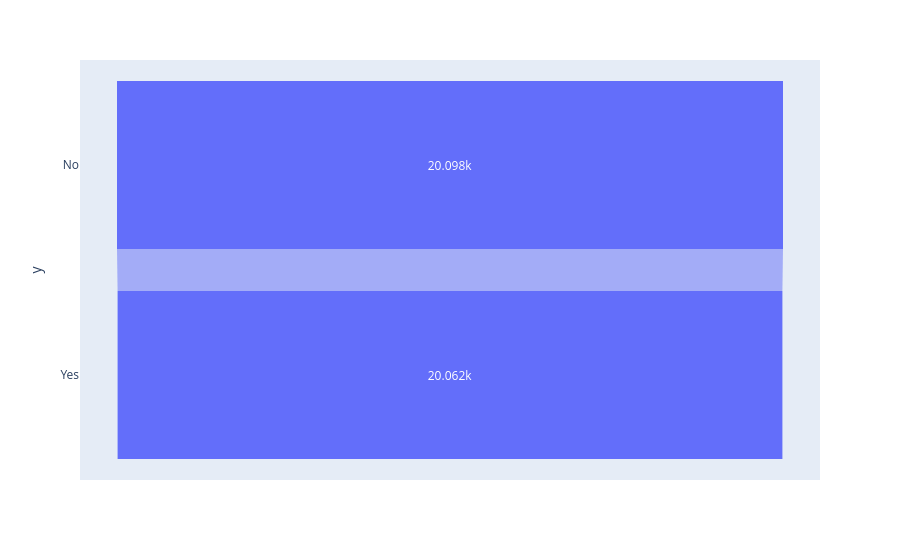

Notebook cell for this chart:
### Code cell
q15 = df['Case Closed'].value_counts()
print(q15)

fig = px.funnel(x=q15.values, y=q15.index)
fig.show()

### Figure 1 — Plotly figure (JSON) as saved in the notebook; plotly's stock layout.template omitted (floating-point values rounded to 4 significant figures)
{"data": [{"hovertemplate": "x=%{x}<br>y=%{y}<extra></extra>", "legendgroup": "", "marker": {"color": "#636efa"}, "name": "", "orientation": "h", "showlegend": false, "type": "funnel", "x": [20098, 20062], "xaxis": "x", "y": ["No", "Yes"], "yaxis": "y"}], "layout": {"legend": {"tracegroupgap": 0}, "margin": {"t": 60}, "xaxis": {"anchor": "y", "domain": [0, 1], "title": {"text": "x"}}, "yaxis": {"anchor": "x", "domain": [0, 1], "title": {"text": "y"}}}}
